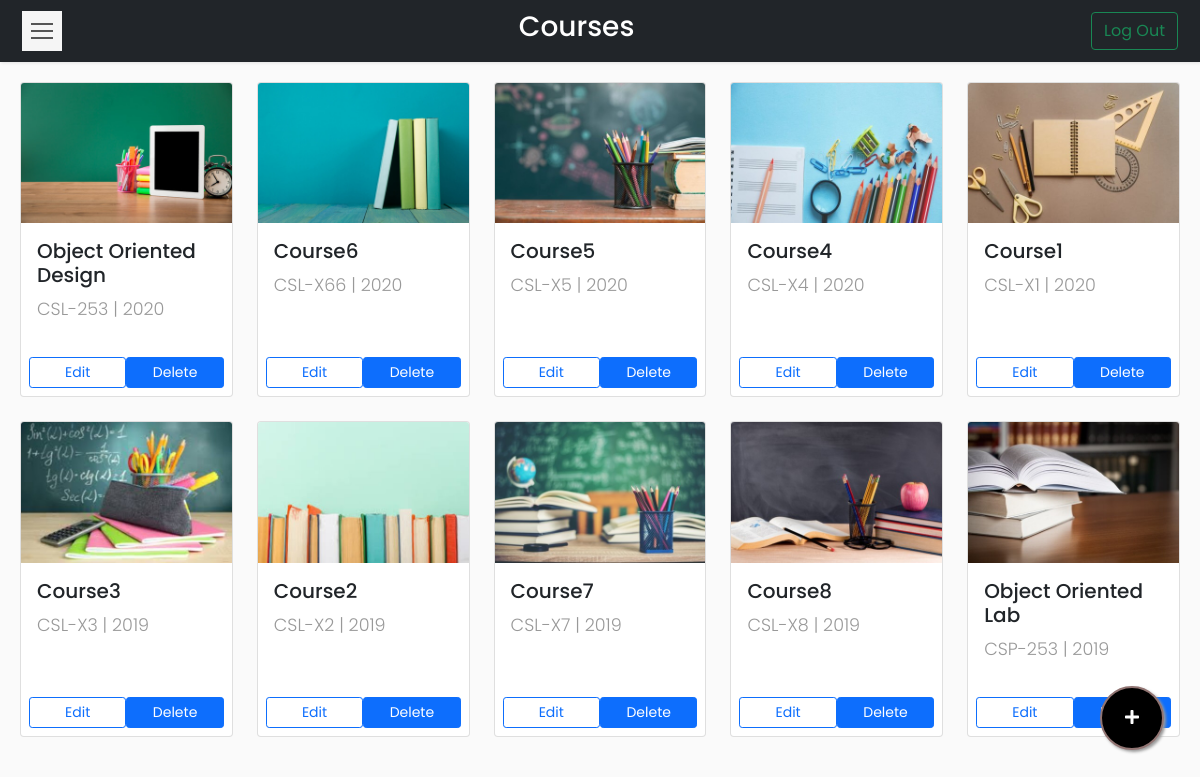
The page /Codes/teacher_courses_admin.php?id=2 (signed in) on the database its author committed.
### tables this page shows
CREATE TABLE `courses` (
  `id` int(11) NOT NULL,
  `course_name` varchar(50) NOT NULL,
  `course_code` varchar(20) NOT NULL,
  `batch` varchar(20) NOT NULL,
  `semester` varchar(20) NOT NULL,
  `mct1` int(11) NOT NULL,
  `mct2` int(11) NOT NULL,
  `mct3` int(11) NOT NULL,
  `mct4` int(11) NOT NULL,
  `mmt1` int(11) NOT NULL,
  `mmt2` int(11) NOT NULL,
  `mta` int(11) NOT NULL,
  `met` int(11) NOT NULL,
  `mt` int(11) NOT NULL,
  `flag` tinyint(1) DEFAULT 0,
  `type` varchar(5) DEFAULT NULL
);

### Codes/teacher_courses_admin.php (the view, shortened to what this page needs)
<?php
if (isset($_SESSION['id'])) {
    require_once __DIR__ . '/connection/connect.php';
    $id = $_GET['id'];
?>
    <!DOCTYPE html>
    <html>
    <head>
        <link rel="stylesheet" href="css/bootstrap.min.css" />
        <link rel="stylesheet" href="css/custom.css" />
    </head>
    <body>
        <nav class="navbar navbar-light bg-dark">
            <div class="container-fluid">
                <button type="button" id="sidebarCollapse" class="navbar-btn">
                    <span></span>
                    <span></span>
                    <span></span>
                </button>
                <span class="text-white h3">Courses</span>
                <form class="d-flex">
                    <a href="logout.php">
                        <button class="btn btn-outline-success" type="button">Log Out</button>
                    </a>
                </form>
            </div>
        </nav>
        <div class="wrapper">
            <div id="content">
                <button type="button" id="addIcon" data-bs-toggle="modal" data-bs-target="#new_course">
                    <i class="fa fa-plus"></i>
                </button>
                <div class="row row-cols-1 row-cols-md-5 g-4">
                    <?php
                    $sql = "SELECT course_name,course_code,batch FROM courses WHERE id=$id ORDER BY batch DESC";
                    $result = $conn->query($sql);
                    $i = 1;
                    while ($row = $result->fetch_assoc()) {
                    ?>
                        <div class="col">
                            <div class="card h-100 d-flex">
                                <a href="coursetable.php?course=<?php echo $row['course_code']; ?>">
                                    <img src="images/img<?php echo $i ?>.jpg" class="card-img-top" alt="Course Image">
                                    <div class="card-body">
                                        <h5 class="card-title"><?php echo $row['course_name'] ?></h5>
                                        <p class="card-text"><?php echo $row['course_code'] ?><?php echo " | " . $row['batch'] ?></p>
                                    </div>
                                </a>
                                <div class="button mt-2 d-flex flex-row align-items-center p-2">
                                    <button class="btn btn-sm btn-outline-primary w-100" data-bs-toggle="modal" data-bs-target="#edit_course" data-bs-whatever="<?php echo $row['course_code'] ?>">Edit</button>
                                    <button class="btn btn-sm btn-primary w-100 ml-2" data-bs-toggle="modal" data-bs-target="#delete_course" data-bs-whatever="<?php echo $row['course_code'] ?>">Delete</button>
                                </div>
                            </div>
                        </div>
                    <?php
                        $i++;
                    } ?>
                </div>
            </div>
        </div>
    <?php
} else {
    header('Location: index.php?error=INVALID USER');
    exit();
}
    ?>
    </body>
    </html>

### Codes/css/custom.css (style rules this page uses)
body { font-family: "Poppins", sans-serif; background: #fafafa; max-height: 100vh !important; overflow-y: scroll; }
p { font-family: "Poppins", sans-serif; font-size: 1.1em; font-weight: 300; line-height: 1.7em; color: #999; }
a, a:hover, a:focus { color: inherit; text-decoration: none; transition: all 0.3s; }
.navbar { padding: 10px 10px; background: #fff; border: none; border-radius: 5; margin-bottom: 0px; box-shadow: 1px 1px 3px rgba(0, 0, 0, 0.1); }
.navbar-btn { box-shadow: none; outline: none !important; border: none; }
.wrapper { display: flex; width: 100%; align-items: stretch; perspective: 1500px; height: 100%; overflow-y: hidden; }
#content { width: 100%; min-height: 93vh; padding: 20px; transition: all 0.3s; }
#sidebarCollapse { width: 40px; height: 40px; background: #f5f5f5; cursor: pointer; }
#sidebarCollapse span { width: 80%; height: 2px; margin: 0 auto; display: block; background: #555; transition: all 0.8s cubic-bezier(0.81, -0.33, 0.345, 1.375); transition-delay: 0.2s; }
#sidebarCollapse span:first-of-type { transform: rotate(45deg) translate(2px, 2px); }
#sidebarCollapse span:nth-of-type(2) { opacity: 0; }
#sidebarCollapse span:last-of-type { transform: rotate(-45deg) translate(1px, -1px); }
@media (max-width: 10000px) { #sidebarCollapse span:first-of-type, #sidebarCollapse span:nth-of-type(2), #sidebarCollapse span:last-of-type { transform: none; opacity: 1; margin: 5px auto; } }
.card { transition: all 0.5s ease; justify-content: space-between; }
#addIcon { position: fixed !important; width:8vh; height:8vh; right: 3vw; bottom: 7vh; z-index: 10; background-color:black; border: 2px solid #917472; color:#FFF; border-radius:50%; box-shadow: 2px 2px 3px #999; }

### rows shown on the page
courses: shows a picture, course_name "Object Oriented Design", course_code "CSL-253", batch "2020"
courses: shows a picture, course_name "Course6", course_code "CSL-X66", batch "2020"
courses: shows a picture, course_name "Course5", course_code "CSL-X5", batch "2020"
courses: shows a picture, course_name "Course4", course_code "CSL-X4", batch "2020"
courses: shows a picture, course_name "Course1", course_code "CSL-X1", batch "2020"
courses: shows a picture, course_name "Course3", course_code "CSL-X3", batch "2019"
courses: shows a picture, course_name "Course2", course_code "CSL-X2", batch "2019"
courses: shows a picture, course_name "Course7", course_code "CSL-X7", batch "2019"
courses: shows a picture, course_name "Course8", course_code "CSL-X8", batch "2019"
courses: shows a picture, course_name "Object Oriented Lab", course_code "CSP-253", batch "2019"
